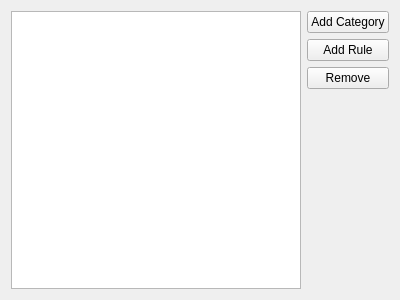
<?xml version="1.0" encoding="UTF-8"?>
<ui version="4.0">
 <class>RulesWidget</class>
 <widget class="QWidget" name="RulesWidget">
  <property name="geometry">
   <rect>
    <x>0</x>
    <y>0</y>
    <width>400</width>
    <height>300</height>
   </rect>
  </property>
  <property name="windowTitle">
   <string>Form</string>
  </property>
  <layout class="QHBoxLayout" name="horizontalLayout">
   <item>
    <widget class="QTreeView" name="treeView">
     <property name="dragEnabled">
      <bool>true</bool>
     </property>
     <property name="dragDropOverwriteMode">
      <bool>true</bool>
     </property>
     <property name="dragDropMode">
      <enum>QAbstractItemView::DragDrop</enum>
     </property>
     <property name="defaultDropAction">
      <enum>Qt::MoveAction</enum>
     </property>
     <attribute name="headerVisible">
      <bool>false</bool>
     </attribute>
    </widget>
   </item>
   <item>
    <layout class="QVBoxLayout" name="verticalLayout">
     <item>
      <widget class="QPushButton" name="addCategoryButton">
       <property name="text">
        <string>Add Category</string>
       </property>
      </widget>
     </item>
     <item>
      <widget class="QPushButton" name="addRuleButton">
       <property name="text">
        <string>Add Rule</string>
       </property>
      </widget>
     </item>
     <item>
      <widget class="QPushButton" name="removeButton">
       <property name="text">
        <string>Remove</string>
       </property>
      </widget>
     </item>
     <item>
      <spacer name="verticalSpacer">
       <property name="orientation">
        <enum>Qt::Vertical</enum>
       </property>
       <property name="sizeHint" stdset="0">
        <size>
         <width>20</width>
         <height>40</height>
        </size>
       </property>
      </spacer>
     </item>
    </layout>
   </item>
  </layout>
 </widget>
 <resources/>
 <connections/>
</ui>
